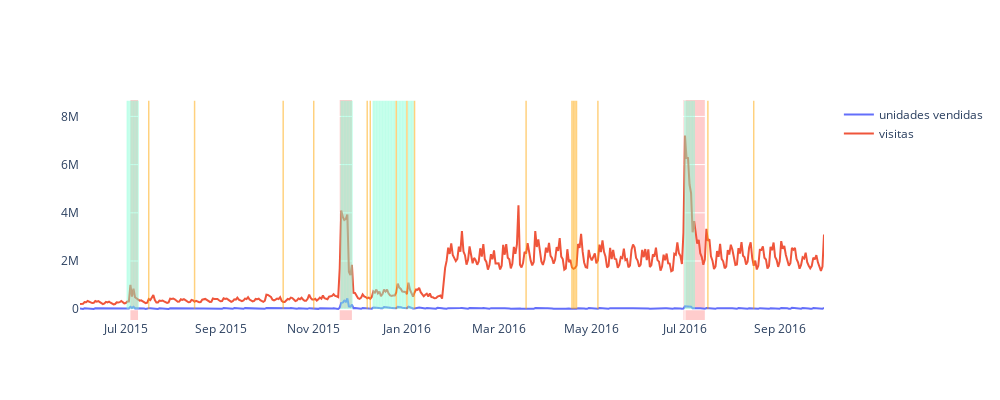

Notebook cell for this chart:
### Code cell
fig = go.Figure()
fig.add_trace(
    go.Scatter(x=train['fecha_col'],y=train['unidades_vendidas'], mode='lines',connectgaps=True,name='unidades vendidas')
)
fig.add_trace(
    go.Scatter(x=train['fecha_col'],y=train['visitas'], mode='lines',connectgaps=True,name='visitas')
)

fig.update_layout(
    plot_bgcolor='white',width=1000,
    height=400,
    yaxis=dict(
    showgrid=True,
    ))

# add lines using absolute references
for k in set(high_dmd):
    fig.add_shape(type='line',
               yref="y",
                xref="x",
                x0=k,
                y0=train['unidades_vendidas'].min()*1,
                x1=k,
                y1=train['visitas'].max()*1.2,
                line=dict(color='aquamarine', width=1.5),
                opacity=0.5)
    
# add lines using absolute references
for k in set(low_dmd):
    fig.add_shape(type='line',
                yref="y",
                xref="x",
                x0=k,
                y0=train['unidades_vendidas'].min()*1,
                x1=k,
                y1=train['visitas'].max()*1.2,
                line=dict(color='orange', width=1.5),
                opacity=0.5)
    
# Add rectangles
for k in range( len(dates)-1 ):
    if k % 2 == 0: 
        aux = dates[k+1]
        j = aux
        fig.add_vrect(
            x0=dates[k],
            #y0=train['unidades_vendidas'].min()*1.2,
            x1=dates[k+1],
            #y1=train['unidades_vendidas'].max()*1.2,
            fillcolor="red", opacity=0.2,
            layer="below", line_width=0,
    )
fig.show()

### Figure 1 — Plotly figure (JSON) as saved in the notebook; plotly's stock layout.template omitted (floating-point values rounded to 4 significant figures; data arrays with more than 128 entries replaced by an {"elided": "..."} marker saying what was removed)
{"data": [{"connectgaps": true, "mode": "lines", "name": "unidades vendidas", "type": "scatter", "x": {"elided": "487 str values"}, "y": {"elided": "487 int values"}}, {"connectgaps": true, "mode": "lines", "name": "visitas", "type": "scatter", "x": {"elided": "487 str values"}, "y": {"elided": "487 int values"}}], "layout": {"height": 400, "plot_bgcolor": "white", "shapes": [{"line": {"color": "aquamarine", "width": 1.5}, "opacity": 0.5, "type": "line", "x0": "2015-12-24T00:00:00", "x1": "2015-12-24T00:00:00", "xref": "x", "y0": 8790, "y1": 8650260, "yref": "y"}, {"line": {"color": "aquamarine", "width": 1.5}, "opacity": 0.5, "type": "line", "x0": "2015-11-24T00:00:00", "x1": "2015-11-24T00:00:00", "xref": "x", "y0": 8790, "y1": 8650260, "yref": "y"}, {"line": {"color": "aquamarine", "width": 1.5}, "opacity": 0.5, "type": "line", "x0": "2015-12-11T00:00:00", "x1": "2015-12-11T00:00:00", "xref": "x", "y0": 8790, "y1": 8650260, "yref": "y"}, {"line": {"color": "aquamarine", "width": 1.5}, "opacity": 0.5, "type": "line", "x0": "2015-11-20T00:00:00", "x1": "2015-11-20T00:00:00", "xref": "x", "y0": 8790, "y1": 8650260, "yref": "y"}, {"line": {"color": "aquamarine", "width": 1.5}, "opacity": 0.5, "type": "line", "x0": "2015-07-08T00:00:00", "x1": "2015-07-08T00:00:00", "xref": "x", "y0": 8790, "y1": 8650260, "yref": "y"}, {"line": {"color": "aquamarine", "width": 1.5}, "opacity": 0.5, "type": "line", "x0": "2015-12-14T00:00:00", "x1": "2015-12-14T00:00:00", "xref": "x", "y0": 8790, "y1": 8650260, "yref": "y"}, {"line": {"color": "aquamarine", "width": 1.5}, "opacity": 0.5, "type": "line", "x0": "2016-07-07T00:00:00", "x1": "2016-07-07T00:00:00", "xref": "x", "y0": 8790, "y1": 8650260, "yref": "y"}, {"line": {"color": "aquamarine", "width": 1.5}, "opacity": 0.5, "type": "line", "x0": "2015-12-12T00:00:00", "x1": "2015-12-12T00:00:00", "xref": "x", "y0": 8790, "y1": 8650260, "yref": "y"}, {"line": {"color": "aquamarine", "width": 1.5}, "opacity": 0.5, "type": "line", "x0": "2016-01-05T00:00:00", "x1": "2016-01-05T00:00:00", "xref": "x", "y0": 8790, "y1": 8650260, "yref": "y"}, {"line": {"color": "aquamarine", "width": 1.5}, "opacity": 0.5, "type": "line", "x0": "2015-12-15T00:00:00", "x1": "2015-12-15T00:00:00", "xref": "x", "y0": 8790, "y1": 8650260, "yref": "y"}, {"line": {"color": "aquamarine", "width": 1.5}, "opacity": 0.5, "type": "line", "x0": "2015-12-22T00:00:00", "x1": "2015-12-22T00:00:00", "xref": "x", "y0": 8790, "y1": 8650260, "yref": "y"}, {"line": {"color": "aquamarine", "width": 1.5}, "opacity": 0.5, "type": "line", "x0": "2016-01-04T00:00:00", "x1": "2016-01-04T00:00:00", "xref": "x", "y0": 8790, "y1": 8650260, "yref": "y"}, {"line": {"color": "aquamarine", "width": 1.5}, "opacity": 0.5, "type": "line", "x0": "2015-11-26T00:00:00", "x1": "2015-11-26T00:00:00", "xref": "x", "y0": 8790, "y1": 8650260, "yref": "y"}, {"line": {"color": "aquamarine", "width": 1.5}, "opacity": 0.5, "type": "line", "x0": "2015-11-23T00:00:00", "x1": "2015-11-23T00:00:00", "xref": "x", "y0": 8790, "y1": 8650260, "yref": "y"}, {"line": {"color": "aquamarine", "width": 1.5}, "opacity": 0.5, "type": "line", "x0": "2015-07-05T00:00:00", "x1": "2015-07-05T00:00:00", "xref": "x", "y0": 8790, "y1": 8650260, "yref": "y"}, {"line": {"color": "aquamarine", "width": 1.5}, "opacity": 0.5, "type": "line", "x0": "2016-07-01T00:00:00", "x1": "2016-07-01T00:00:00", "xref": "x", "y0": 8790, "y1": 8650260, "yref": "y"}, {"line": {"color": "aquamarine", "width": 1.5}, "opacity": 0.5, "type": "line", "x0": "2016-01-02T00:00:00", "x1": "2016-01-02T00:00:00", "xref": "x", "y0": 8790, "y1": 8650260, "yref": "y"}, {"line": {"color": "aquamarine", "width": 1.5}, "opacity": 0.5, "type": "line", "x0": "2015-07-06T00:00:00", "x1": "2015-07-06T00:00:00", "xref": "x", "y0": 8790, "y1": 8650260, "yref": "y"}, {"line": {"color": "aquamarine", "width": 1.5}, "opacity": 0.5, "type": "line", "x0": "2015-07-02T00:00:00", "x1": "2015-07-02T00:00:00", "xref": "x", "y0": 8790, "y1": 8650260, "yref": "y"}, {"line": {"color": "aquamarine", "width": 1.5}, "opacity": 0.5, "type": "line", "x0": "2015-07-09T00:00:00", "x1": "2015-07-09T00:00:00", "xref": "x", "y0": 8790, "y1": 8650260, "yref": "y"}, {"line": {"color": "aquamarine", "width": 1.5}, "opacity": 0.5, "type": "line", "x0": "2015-12-13T00:00:00", "x1": "2015-12-13T00:00:00", "xref": "x", "y0": 8790, "y1": 8650260, "yref": "y"}, {"line": {"color": "aquamarine", "width": 1.5}, "opacity": 0.5, "type": "line", "x0": "2015-12-21T00:00:00", "x1": "2015-12-21T00:00:00", "xref": "x", "y0": 8790, "y1": 8650260, "yref": "y"}, {"line": {"color": "aquamarine", "width": 1.5}, "opacity": 0.5, "type": "line", "x0": "2015-12-16T00:00:00", "x1": "2015-12-16T00:00:00", "xref": "x", "y0": 8790, "y1": 8650260, "yref": "y"}, {"line": {"color": "aquamarine", "width": 1.5}, "opacity": 0.5, "type": "line", "x0": "2015-12-20T00:00:00", "x1": "2015-12-20T00:00:00", "xref": "x", "y0": 8790, "y1": 8650260, "yref": "y"}, {"line": {"color": "aquamarine", "width": 1.5}, "opacity": 0.5, "type": "line", "x0": "2016-07-03T00:00:00", "x1": "2016-07-03T00:00:00", "xref": "x", "y0": 8790, "y1": 8650260, "yref": "y"}, {"line": {"color": "aquamarine", "width": 1.5}, "opacity": 0.5, "type": "line", "x0": "2016-07-04T00:00:00", "x1": "2016-07-04T00:00:00", "xref": "x", "y0": 8790, "y1": 8650260, "yref": "y"}, {"line": {"color": "aquamarine", "width": 1.5}, "opacity": 0.5, "type": "line", "x0": "2015-12-30T00:00:00", "x1": "2015-12-30T00:00:00", "xref": "x", "y0": 8790, "y1": 8650260, "yref": "y"}, {"line": {"color": "aquamarine", "width": 1.5}, "opacity": 0.5, "type": "line", "x0": "2015-12-31T00:00:00", "x1": "2015-12-31T00:00:00", "xref": "x", "y0": 8790, "y1": 8650260, "yref": "y"}, {"line": {"color": "aquamarine", "width": 1.5}, "opacity": 0.5, "type": "line", "x0": "2015-12-18T00:00:00", "x1": "2015-12-18T00:00:00", "xref": "x", "y0": 8790, "y1": 8650260, "yref": "y"}, {"line": {"color": "aquamarine", "width": 1.5}, "opacity": 0.5, "type": "line", "x0": "2015-07-03T00:00:00", "x1": "2015-07-03T00:00:00", "xref": "x", "y0": 8790, "y1": 8650260, "yref": "y"}, {"line": {"color": "aquamarine", "width": 1.5}, "opacity": 0.5, "type": "line", "x0": "2015-12-27T00:00:00", "x1": "2015-12-27T00:00:00", "xref": "x", "y0": 8790, "y1": 8650260, "yref": "y"}, {"line": {"color": "aquamarine", "width": 1.5}, "opacity": 0.5, "type": "line", "x0": "2015-12-29T00:00:00", "x1": "2015-12-29T00:00:00", "xref": "x", "y0": 8790, "y1": 8650260, "yref": "y"}, {"line": {"color": "aquamarine", "width": 1.5}, "opacity": 0.5, "type": "line", "x0": "2015-07-04T00:00:00", "x1": "2015-07-04T00:00:00", "xref": "x", "y0": 8790, "y1": 8650260, "yref": "y"}, {"line": {"color": "aquamarine", "width": 1.5}, "opacity": 0.5, "type": "line", "x0": "2015-07-07T00:00:00", "x1": "2015-07-07T00:00:00", "xref": "x", "y0": 8790, "y1": 8650260, "yref": "y"}, {"line": {"color": "aquamarine", "width": 1.5}, "opacity": 0.5, "type": "line", "x0": "2015-11-19T00:00:00", "x1": "2015-11-19T00:00:00", "xref": "x", "y0": 8790, "y1": 8650260, "yref": "y"}, {"line": {"color": "aquamarine", "width": 1.5}, "opacity": 0.5, "type": "line", "x0": "2015-11-25T00:00:00", "x1": "2015-11-25T00:00:00", "xref": "x", "y0": 8790, "y1": 8650260, "yref": "y"}, {"line": {"color": "aquamarine", "width": 1.5}, "opacity": 0.5, "type": "line", "x0": "2015-12-23T00:00:00", "x1": "2015-12-23T00:00:00", "xref": "x", "y0": 8790, "y1": 8650260, "yref": "y"}, {"line": {"color": "aquamarine", "width": 1.5}, "opacity": 0.5, "type": "line", "x0": "2016-07-06T00:00:00", "x1": "2016-07-06T00:00:00", "xref": "x", "y0": 8790, "y1": 8650260, "yref": "y"}, {"line": {"color": "aquamarine", "width": 1.5}, "opacity": 0.5, "type": "line", "x0": "2016-07-05T00:00:00", "x1": "2016-07-05T00:00:00", "xref": "x", "y0": 8790, "y1": 8650260, "yref": "y"}, {"line": {"color": "aquamarine", "width": 1.5}, "opacity": 0.5, "type": "line", "x0": "2016-01-03T00:00:00", "x1": "2016-01-03T00:00:00", "xref": "x", "y0": 8790, "y1": 8650260, "yref": "y"}, {"line": {"color": "aquamarine", "width": 1.5}, "opacity": 0.5, "type": "line", "x0": "2015-12-10T00:00:00", "x1": "2015-12-10T00:00:00", "xref": "x", "y0": 8790, "y1": 8650260, "yref": "y"}, {"line": {"color": "aquamarine", "width": 1.5}, "opacity": 0.5, "type": "line", "x0": "2015-12-17T00:00:00", "x1": "2015-12-17T00:00:00", "xref": "x", "y0": 8790, "y1": 8650260, "yref": "y"}, {"line": {"color": "aquamarine", "width": 1.5}, "opacity": 0.5, "type": "line", "x0": "2015-11-22T00:00:00", "x1": "2015-11-22T00:00:00", "xref": "x", "y0": 8790, "y1": 8650260, "yref": "y"}, {"line": {"color": "aquamarine", "width": 1.5}, "opacity": 0.5, "type": "line", "x0": "2015-12-26T00:00:00", "x1": "2015-12-26T00:00:00", "xref": "x", "y0": 8790, "y1": 8650260, "yref": "y"}, {"line": {"color": "aquamarine", "width": 1.5}, "opacity": 0.5, "type": "line", "x0": "2015-12-19T00:00:00", "x1": "2015-12-19T00:00:00", "xref": "x", "y0": 8790, "y1": 8650260, "yref": "y"}, {"line": {"color": "aquamarine", "width": 1.5}, "opacity": 0.5, "type": "line", "x0": "2015-11-21T00:00:00", "x1": "2015-11-21T00:00:00", "xref": "x", "y0": 8790, "y1": 8650260, "yref": "y"}, {"line": {"color": "aquamarine", "width": 1.5}, "opacity": 0.5, "type": "line", "x0": "2016-07-02T00:00:00", "x1": "2016-07-02T00:00:00", "xref": "x", "y0": 8790, "y1": 8650260, "yref": "y"}, {"line": {"color": "aquamarine", "width": 1.5}, "opacity": 0.5, "type": "line", "x0": "2015-12-28T00:00:00", "x1": "2015-12-28T00:00:00", "xref": "x", "y0": 8790, "y1": 8650260, "yref": "y"}, {"line": {"color": "orange", "width": 1.5}, "opacity": 0.5, "type": "line", "x0": "2015-07-16T00:00:00", "x1": "2015-07-16T00:00:00", "xref": "x", "y0": 8790, "y1": 8650260, "yref": "y"}, {"line": {"color": "orange", "width": 1.5}, "opacity": 0.5, "type": "line", "x0": "2016-04-21T00:00:00", "x1": "2016-04-21T00:00:00", "xref": "x", "y0": 8790, "y1": 8650260, "yref": "y"}, {"line": {"color": "orange", "width": 1.5}, "opacity": 0.5, "type": "line", "x0": "2015-12-08T00:00:00", "x1": "2015-12-08T00:00:00", "xref": "x", "y0": 8790, "y1": 8650260, "yref": "y"}, {"line": {"color": "orange", "width": 1.5}, "opacity": 0.5, "type": "line", "x0": "2016-01-01T00:00:00", "x1": "2016-01-01T00:00:00", "xref": "x", "y0": 8790, "y1": 8650260, "yref": "y"}, {"line": {"color": "orange", "width": 1.5}, "opacity": 0.5, "type": "line", "x0": "2016-08-15T00:00:00", "x1": "2016-08-15T00:00:00", "xref": "x", "y0": 8790, "y1": 8650260, "yref": "y"}, {"line": {"color": "orange", "width": 1.5}, "opacity": 0.5, "type": "line", "x0": "2015-12-06T00:00:00", "x1": "2015-12-06T00:00:00", "xref": "x", "y0": 8790, "y1": 8650260, "yref": "y"}, {"line": {"color": "orange", "width": 1.5}, "opacity": 0.5, "type": "line", "x0": "2016-04-18T00:00:00", "x1": "2016-04-18T00:00:00", "xref": "x", "y0": 8790, "y1": 8650260, "yref": "y"}, {"line": {"color": "orange", "width": 1.5}, "opacity": 0.5, "type": "line", "x0": "2015-08-15T00:00:00", "x1": "2015-08-15T00:00:00", "xref": "x", "y0": 8790, "y1": 8650260, "yref": "y"}, {"line": {"color": "orange", "width": 1.5}, "opacity": 0.5, "type": "line", "x0": "2015-10-12T00:00:00", "x1": "2015-10-12T00:00:00", "xref": "x", "y0": 8790, "y1": 8650260, "yref": "y"}, {"line": {"color": "orange", "width": 1.5}, "opacity": 0.5, "type": "line", "x0": "2016-03-19T00:00:00", "x1": "2016-03-19T00:00:00", "xref": "x", "y0": 8790, "y1": 8650260, "yref": "y"}, {"line": {"color": "orange", "width": 1.5}, "opacity": 0.5, "type": "line", "x0": "2016-07-16T00:00:00", "x1": "2016-07-16T00:00:00", "xref": "x", "y0": 8790, "y1": 8650260, "yref": "y"}, {"line": {"color": "orange", "width": 1.5}, "opacity": 0.5, "type": "line", "x0": "2016-04-20T00:00:00", "x1": "2016-04-20T00:00:00", "xref": "x", "y0": 8790, "y1": 8650260, "yref": "y"}, {"line": {"color": "orange", "width": 1.5}, "opacity": 0.5, "type": "line", "x0": "2016-01-06T00:00:00", "x1": "2016-01-06T00:00:00", "xref": "x", "y0": 8790, "y1": 8650260, "yref": "y"}, {"line": {"color": "orange", "width": 1.5}, "opacity": 0.5, "type": "line", "x0": "2015-12-25T00:00:00", "x1": "2015-12-25T00:00:00", "xref": "x", "y0": 8790, "y1": 8650260, "yref": "y"}, {"line": {"color": "orange", "width": 1.5}, "opacity": 0.5, "type": "line", "x0": "2016-04-19T00:00:00", "x1": "2016-04-19T00:00:00", "xref": "x", "y0": 8790, "y1": 8650260, "yref": "y"}, {"line": {"color": "orange", "width": 1.5}, "opacity": 0.5, "type": "line", "x0": "2016-05-05T00:00:00", "x1": "2016-05-05T00:00:00", "xref": "x", "y0": 8790, "y1": 8650260, "yref": "y"}, {"line": {"color": "orange", "width": 1.5}, "opacity": 0.5, "type": "line", "x0": "2015-11-01T00:00:00", "x1": "2015-11-01T00:00:00", "xref": "x", "y0": 8790, "y1": 8650260, "yref": "y"}, {"fillcolor": "red", "layer": "below", "line": {"width": 0}, "opacity": 0.2, "type": "rect", "x0": "2015-07-04T00:00:00", "x1": "2015-07-09T00:00:00", "xref": "x", "y0": 0, "y1": 1, "yref": "y domain"}, {"fillcolor": "red", "layer": "below", "line": {"width": 0}, "opacity": 0.2, "type": "rect", "x0": "2015-11-18T00:00:00", "x1": "2015-11-26T00:00:00", "xref": "x", "y0": 0, "y1": 1, "yref": "y domain"}, {"fillcolor": "red", "layer": "below", "line": {"width": 0}, "opacity": 0.2, "type": "rect", "x0": "2016-06-30T00:00:00", "x1": "2016-07-14T00:00:00", "xref": "x", "y0": 0, "y1": 1, "yref": "y domain"}], "width": 1000, "yaxis": {"showgrid": true}}}
